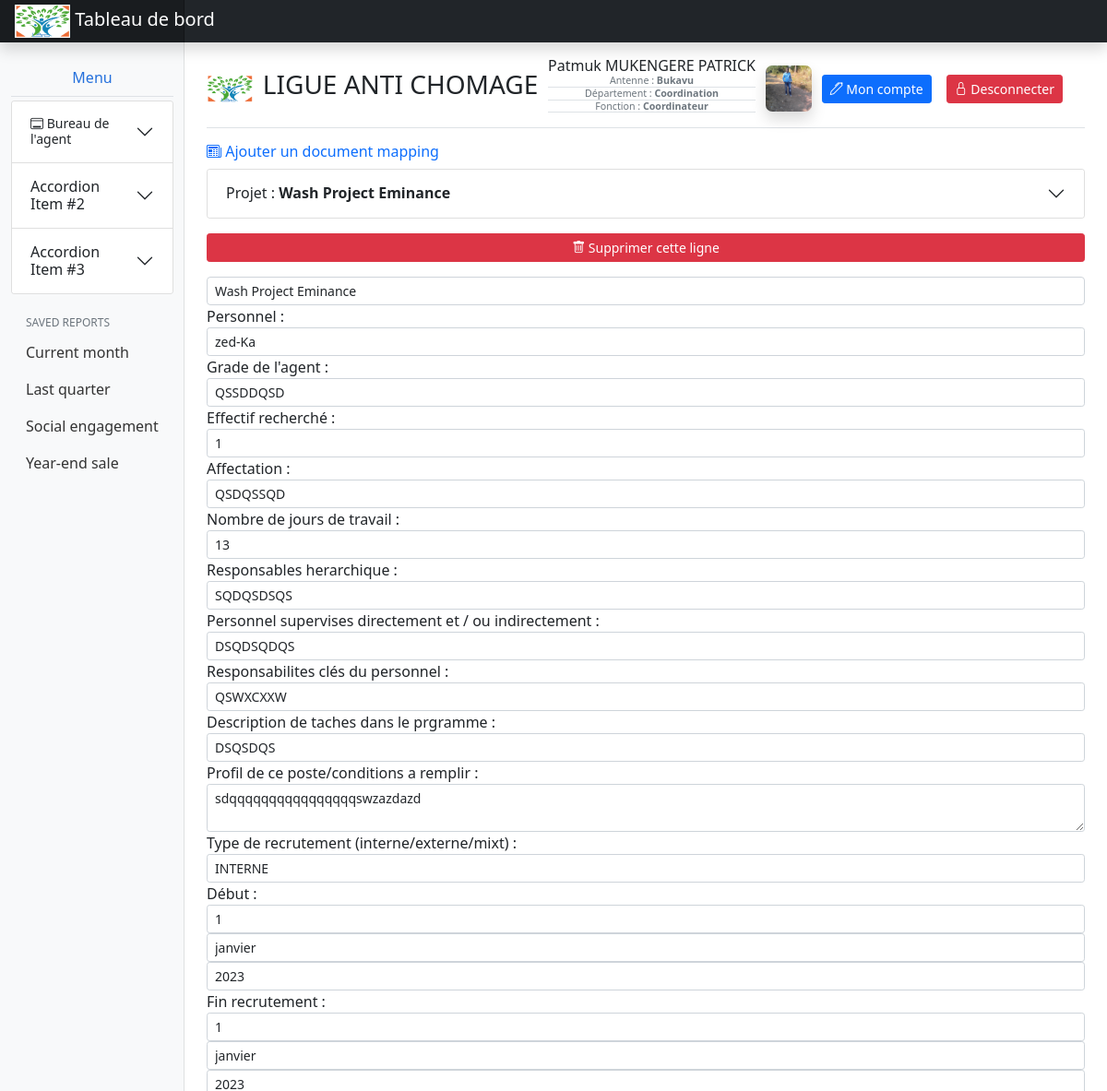
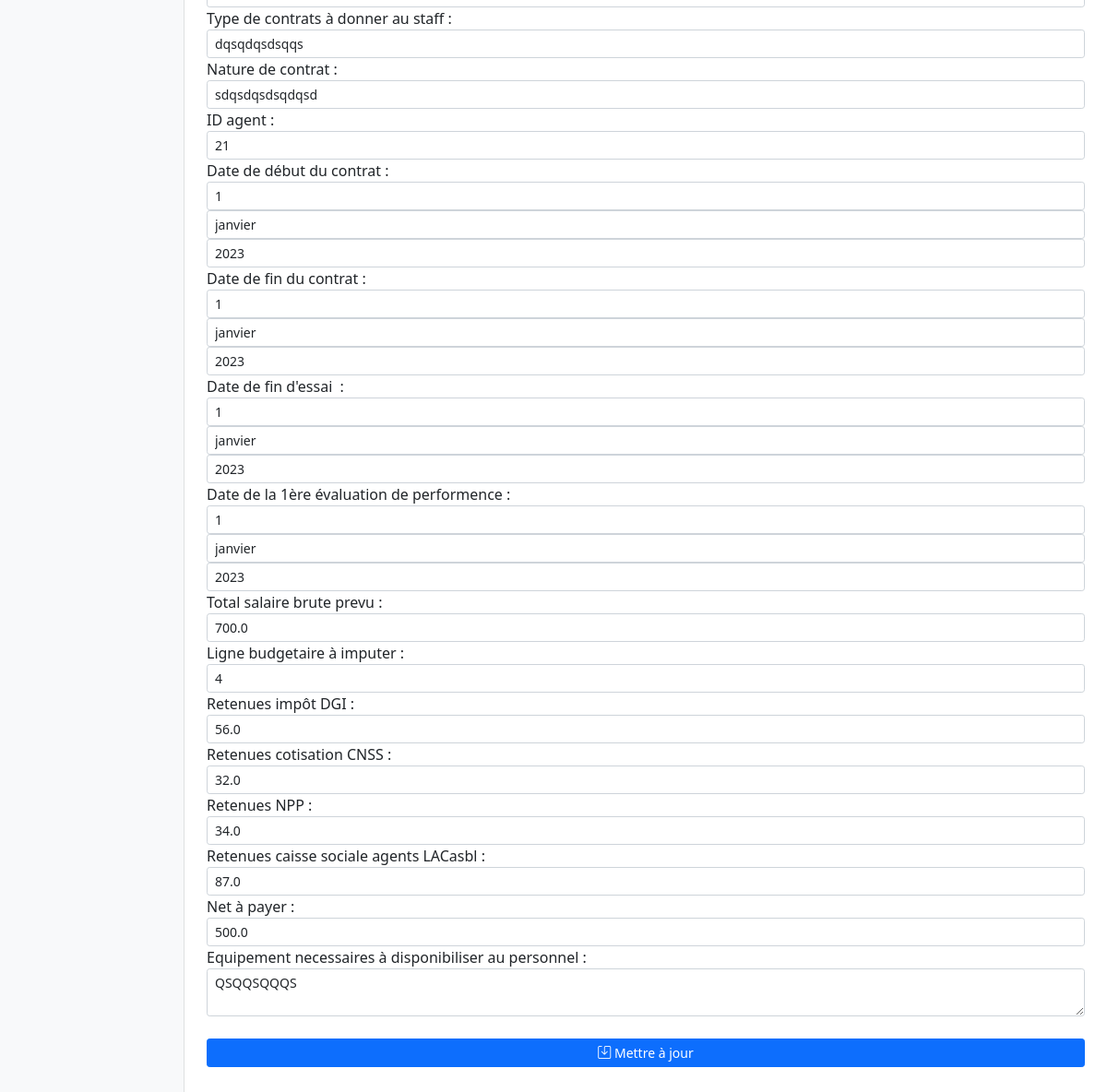
/office/modifier_lign_mapping/2 (signed in), run on the app's committed database (2 pictures, top to bottom).
### APP_LAC/models.py (models this page shows, shortened)
class Utilisateur(models.Model):
    nom = models.CharField(default=None, max_length=50, null=False, blank=False)
    postnom = models.CharField(default=None, max_length=50, null=False, blank=False)
    prenom = models.CharField(default=None, max_length=50, null=True, blank=True)
    nom_utilisateur = models.CharField(max_length=50, null=False)
    mot_de_passe = models.CharField(max_length=50, unique=False, null=False)
    typeCompte = models.IntegerField(unique=False, null=False, blank=False, default=1)
    antenne = models.ForeignKey(Antenne, on_delete=models.CASCADE, default=None)
    departement = models.ForeignKey(Departement, on_delete=models.CASCADE, default=None)
    fonction = models.ForeignKey(Fonctions, on_delete=models.RESTRICT, default=None)
    email = models.EmailField(default=None, max_length=50, null=False, blank=False)
    tel1 = models.CharField(max_length=13, unique=False, null=False, blank=False, default=None)
    tel2 = models.CharField(max_length=13, unique=False, null=True, blank=True)
    agentFolderPht = models.CharField(max_length=100, null=True, blank=True)
    agentFolderDoc = models.CharField(max_length=100, null=True, blank=True)
    photo = models.FileField(default=None, null=True, blank=True, upload_to="photos")
    cv = models.FileField(default=None, null=True, blank=True, upload_to="CV")
    lettre = models.FileField(default=None, null=True, blank=True, upload_to="lettre")
    contrat = models.FileField(default=None, null=True, blank=True, upload_to="contrat")
    carteid = models.FileField(default=None, null=True, blank=True, upload_to="carte")
    diplome1 = models.FileField(default=None, null=True, blank=True, upload_to="dip1")
    diplome2 = models.FileField(default=None, null=True, blank=True, upload_to="dip2")
    diplome3 = models.FileField(default=None, null=True, blank=True, upload_to="dip2")

class Antenne(models.Model):
    designation = models.CharField(max_length=30, unique=True, null=False)
    def __str__(self):
        return self.designation

class Departement(models.Model):
    antenne = models.ForeignKey(Antenne, on_delete=models.CASCADE)
    designation = models.CharField(max_length=30, unique=True, null=False)
    def __str__(self):
        return self.designation

class Fonctions(models.Model):
    departement = models.ForeignKey(Departement, on_delete=models.CASCADE, default=None)
    designation = models.CharField(max_length=30, unique=True, null=False)
    def __str__(self):
        return self.designation

class Doc_Projet(models.Model):
    titre = models.CharField(max_length=100, blank=False)
    code_project = models.CharField(default=None, max_length=200, null=True, blank=True)
    finance_par = models.CharField(max_length=50, blank=False)
    date_debut = models.DateField(default=django.utils.timezone.now, blank=False)
    date_fin = models.DateField(default=django.utils.timezone.now, blank=False)
    duree = models.CharField(default=0, max_length=50)
    plan_action = models.CharField(max_length=100)
    programme_solicite = models.CharField(max_length=100)
    contextActualiseProgramme = models.TextField()
    descImpactAttenduProg = models.TextField()
    statut = models.CharField(default='En attente de soumission', blank=False, max_length=100)
    etat = models.CharField(default='En cours', blank=False, max_length=100)
    class Meta:
        ordering = ['-id']
    def __str__(self):
        return self.titre

class Mapping_Projet(models.Model):
    projet = models.ForeignKey(Doc_Projet,on_delete=CASCADE)
    personnel = models.CharField(max_length=50,blank=False)
    grade_agent = models.CharField(max_length=50,blank=False)
    effectif_recherche = models.IntegerField(default=1,blank=False)
    affectation = models.CharField(max_length=50, blank=False)
    nombre_de_jours = models.IntegerField(default=0, blank=False)
    reponsables_h = models.CharField(max_length=50, blank=False)
    personnel_supervise = models.CharField(max_length=50, blank=False)
    responsable_cle = models.CharField(max_length=50, blank=False)
    description_taches = models.CharField(max_length=50, blank=False)
    profil_de_ce_poste = models.CharField(max_length=50, blank=False)
    type_de_recrutement = models.CharField(max_length=50, blank=False)
    debut_recrutement = models.DateField(default=None, blank=False)
    fin_recrutement = models.DateField(default=None, blank=False)
    type_contrat = models.CharField(max_length=50, blank=False)
    nature_contrat = models.CharField(max_length=50, blank=False)
    id_agent = models.CharField(max_length=50, blank=False)
    date_debut_contrat = models.DateField(default=None, null=50, blank=False)
    date_de_fin_contrat = models.DateField(default=None, max_length=50, blank=False)
    date_de_fin_essai = models.DateField(default=None, max_length=50, blank=False,null=True)
    date_premiere_evaluation = models.DateField(default=None, blank=False)
    total_salaire = models.FloatField(default=0.0,blank=False)
    ligne_budgetaire = models.CharField(max_length=50, blank=False)
    impot_DGI = models.FloatField(default=0.0,blank=False)
    retune_CNSS = models.FloatField(default=0.0,blank=False)
    retune_NPP = models.FloatField(default=0.0,blank=False)
    retune_CaisseSociale = models.FloatField(default=0.0,blank=False)
    net_a_payer = models.FloatField(default=0.0,blank=False)
    equipement = models.CharField(default="...",blank=False,max_length=500)

### APP_LAC/views.py (the view)
def modifier_lign_mapping(request,pk):
    mesures_securitaires(request)
    form = formulaire.Mapping(instance=models.Mapping_Projet.objects.get(id=pk))
    map = models.Mapping_Projet.objects.get(id=pk)
    form.initialisation(pk=models.Mapping_Projet.objects.get(id=pk).projet.id)
    info = {
        'user': models.Utilisateur.objects.get(nom_utilisateur=request.session['utilisateur']),
        'titre': 'Modifier mapping - ',
        'projet': map.projet,
        'map':map,
        'form': form
    }
    return render(request, 'office/docprojet/mapping/modifier_mapping.html', context=info)

### APP_LAC/formulaire.py (called while the page is built)
    def initialisation(self,pk:int):
        self.fields['projet'].choices = [(models.Doc_Projet.objects.get(id=pk).id, models.Doc_Projet.objects.get(id=pk))]

### APP_LAC/views.py (called while the page is built)
def mesures_securitaires(request):
    try:
        if request.session:
            request.session['utilisateur']
    except Exception as exc:
        return redirect('index_office')

### templates/office/docprojet/mapping/modifier_mapping.html (shortened to what this page needs)
{% extends 'base_dashboard_agent.html' %}
{% load static %}
{% block user-name %}
    <div id="detail-agent" class="align-items-center">
        <p class="p-0 mb-0 text-center">{{ user.prenom | capfirst }} {{ user.nom |upper }} {{ user.postnom | upper }}</p>
        <p class="text-muted small text-center fw-normal m-0 p-0 border-bottom small-info">Antenne : <strong>{{ user.antenne }}</strong></p>
        <p class="text-muted small text-center fw-normal m-0 p-0 border-bottom small-info">Département : <strong>{{ user.departement }}</strong></p>
        <p class="text-muted small text-center fw-normal m-0 p-0 border-bottom small-info">Fonction : <strong>{{ user.fonction }}</strong></p>
    </div>
{% endblock %}
{% block user_profil %}
    {% if user.photo %}
        <div class="shadow" id="user-profil"
             style="min-width: 50px; min-height: 50px;
                     background-image: url('/media/{{ user.photo }}');
                     background-position: center;
                     background-size: cover;
                     border-radius: 7px;
                     ">
        </div>
    {% endif %}
{% endblock %}
{% block compte_btn_groupe %}
        <div class="text-center w-100 d-md-flex flex-row">
            <a type="button" href="{% url 'profil_agent' user.id %}" class="btn btn-sm btn-primary">
                <span class="bi-pen"> Mon compte</span>
            </a>
            <a type="button" class="btn btn-sm  mx-3 btn-danger small" href="{% url 'module_deconnexion' %}"><span class="bi-lock"> Desconnecter</span></a>
        </div>
  </div>
{% endblock %}
{% block section_title %}
    <span class="text-primary bi-newspaper">
        Ajouter un document mapping
    </span>
{% endblock %}
{% block central_section %}
    <div class="accordion mt-1 mb-3" id="acpro">
        <div class="accordion-item">
            <h4 class="accordion-header" id="headingTwo_beta">
              <button class="accordion-button btn-sm collapsed" type="button" data-bs-toggle="collapse" data-bs-target="#collapseTwoh" aria-expanded="false" aria-controls="collapseTwo">
                  <span>Projet : <strong>{{ projet.titre }}</strong></span>
              </button>
            </h4>
        </div>
    </div>
    <div class="w-100 mb-5">
    <div class="mb-3">
        <button type="button" data-bs-toggle="modal" data-bs-target='#modal' class="w-100 btn btn-sm btn-danger">
            <span class="bi-trash"> Supprimer cette ligne</span>
        </button>
    </div>
        <form class="d-flex flex-column" method="post" action="{% url 'mod_modifier_mapping' map.id %}">
            {{ form.as_table }}
            <button type="submit" class="btn btn-sm btn-primary mt-4">
                <span class="bi-save"> Mettre à jour</span>
            </button>
        </form>
    </div>
{% endblock %}

### data on the page
Utilisateur: prenom "Patmuk", nom "MUKENGERE", postnom "PATRICK", antenne "Bukavu", departement "Coordination", fonction "Coordinateur", photo (picture)
Doc_Projet: titre "Wash Project Eminance"
Mapping_Projet: projet "Wash Project Eminance", personnel "zed-Ka", grade_agent "QSSDDQSD", effectif_recherche "1", affectation "QSDQSSQD", nombre_de_jours "13", reponsables_h "SQDQSDSQS", personnel_supervise "DSQDSQDQS", responsable_cle "QSWXCXXW", description_taches "DSQSDQS", profil_de_ce_poste "sdqqqqqqqqqqqqqqqqswzazdazd", type_de_recrutement "INTERNE", type_contrat "dqsqdqsdsqqs", nature_contrat "sdqsdqsdsqdqsd", id_agent "21", total_salaire "700.0", ligne_budgetaire "4", impot_DGI "56.0", retune_CNSS "32.0", retune_NPP "34.0", retune_CaisseSociale "87.0", net_a_payer "500.0", equipement "QSQQSQQQS"
